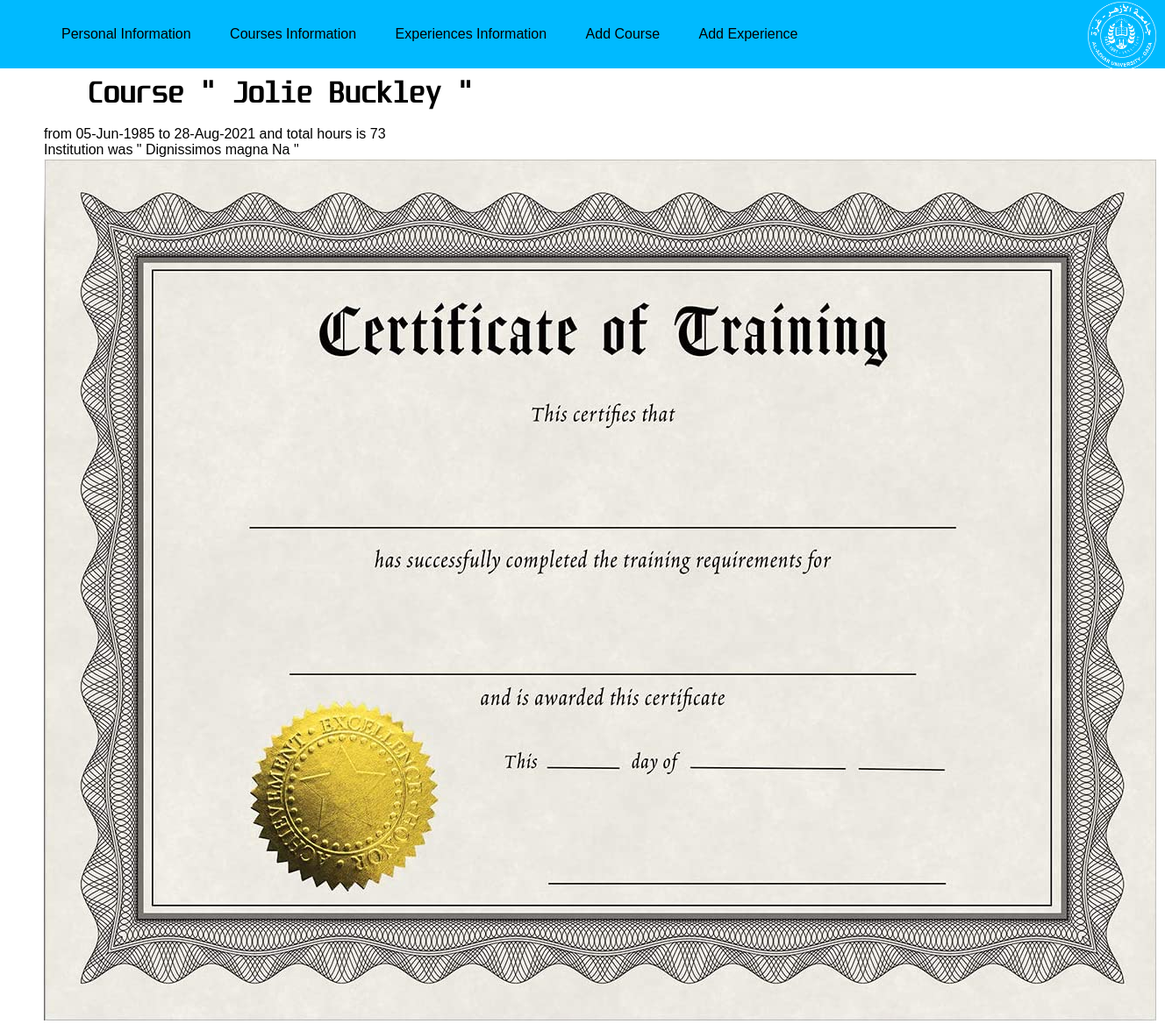
Page /Course_View.php?course_id=1 on the committed database.
### tables this page shows
CREATE TABLE IF NOT EXISTS `courses` (
  `id` int(11) NOT NULL AUTO_INCREMENT,
  `name` varchar(45) NOT NULL,
  `hours_no` varchar(11) NOT NULL,
  `url` varchar(100) NOT NULL,
  `start_date` varchar(45) NOT NULL,
  `end_date` varchar(45) NOT NULL,
  `Institution` varchar(45) NOT NULL,
  `Notes` text,
  PRIMARY KEY (`id`)
);

### Course_View.php (the view)
<?php
    include 'header.php';
    if(isset($_GET['course_id'])){
        $id       = htmlspecialchars($_GET['course_id']);
    }
?>
<?php
            $sql = "SELECT * FROM `courses` WHERE id =$id";
            $result = mysqli_query($conn, $sql);
            $ex = mysqli_fetch_assoc($result);
            ?>
<div style="margin-left:50px ;">
    <h1>Course " <?php echo $ex['name'] ?> "</h1>
    <p>from <?php echo $ex['start_date'] ?> to <?php echo $ex['end_date'] ?> and total hours is
        <?php echo $ex['hours_no'] ?></p>
    <p>Institution was " <?php echo $ex['Institution'] ?> "</p>
    <img src="img/267614542_509614640094137_5465686080650526579_n.png" alt="">
</div>
</body>
</html>

### MyStyle.css (style rules this page uses)
* { margin: 0; padding: 0; box-sizing: border-box; }
body { font-family: 'Gill Sans', 'Gill Sans MT', Calibri, 'Trebuchet MS', sans-serif; }
h1 { margin:10px 50px 20px; font-size: 30px; font-family: Unispace, Arial; }

### rows in the picture
courses: name "Jolie Buckley", start_date "05-Jun-1985", end_date "28-Aug-2021", hours_no "73", Institution "Dignissimos magna Na"
